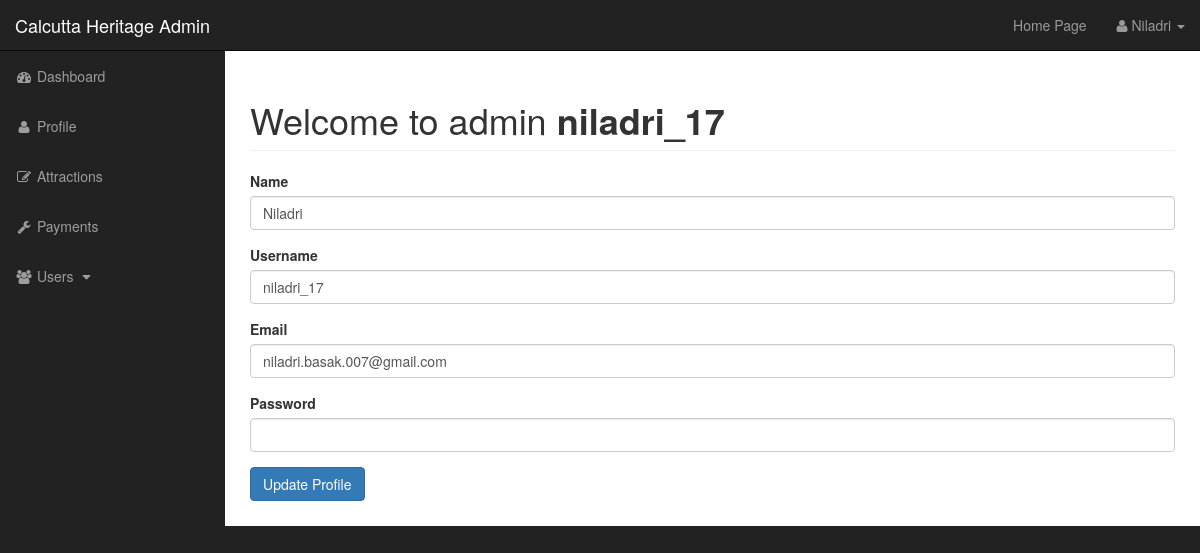
The page /admin/profile.php (signed in) on the database its author committed.
### tables this page shows
CREATE TABLE `users` (
  `user_id` int(5) NOT NULL,
  `name` varchar(100) NOT NULL,
  `username` varchar(50) NOT NULL,
  `user_image` text NOT NULL,
  `email` varchar(50) NOT NULL,
  `phone_number` bigint(10) NOT NULL,
  `password_hash` varchar(255) NOT NULL,
  `user_type` int(4) NOT NULL DEFAULT 0,
  `create_time` timestamp NOT NULL DEFAULT current_timestamp() ON UPDATE current_timestamp()
);

### admin/profile.php (the view, shortened to what this page needs)
<?php include "includes/admin_header.php" ?>
<?php
if (isset($_SESSION['username'])) {
    $username = $_SESSION['username'];
    $select_user_profile_query = "SELECT * FROM users WHERE username = '{$username}' ";
    $result = mysqli_query($connection, $select_user_profile_query);
    while ($row = mysqli_fetch_array($result)) {
        $name = $row['name'];
        $username = $row['username'];
        $email = $row['email'];
    }
}
?>
<div id="wrapper">
    <?php include "includes/admin_navigation.php" ?>
    <div id="page-wrapper">
        <div class="container-fluid">
            <div class="row">
                <div class="col-lg-12">
                    <h1 class="page-header">
                        Welcome to admin
                        <span><b><?php echo $_SESSION['username']; ?></b></span>
                    </h1>
                    <form action="" method="post" enctype="multipart/form-data">
                        <div class="form-group">
                            <label for="title">Name</label>
                            <input type="text" value="<?php echo $name; ?>" class="form-control" name="name">
                        </div>
                        <div class="form-group">
                            <label for="post_tags">Username</label>
                            <input type="text" value="<?php echo $username; ?>" class="form-control" name="username">
                        </div>
                        <div class="form-group">
                            <label for="post_content">Email</label>
                            <input type="email" value="<?php echo $email; ?>" class="form-control" name="email">
                        </div>
                        <div class="form-group">
                            <label for="post_content">Password</label>
                            <input autocomplete="off" type="password" class="form-control" name="password">
                        </div>
                        <div class="form-group">
                            <input class="btn btn-primary" type="submit" name="edit_user" value="Update Profile">
                        </div>
                    </form>
                </div>
            </div>
        </div>
    </div>
    <?php include "includes/admin_footer.php" ?>

### admin/css/sb-admin.css (style rules this page uses)
body { margin-top: 100px; background-color: #222; }
@media (min-width:768px) { body { margin-top: 50px; } }
#wrapper { padding-left: 0; }
#page-wrapper { width: 100%; padding: 0; background-color: #fff; }
@media (min-width:768px) { #wrapper { padding-left: 225px; } }
@media (min-width:768px) { #page-wrapper { padding: 10px; } }

### rows shown on the page
users: name "Niladri", username "niladri_17", email "niladri.basak.007@gmail.com"

### other values the page prints
$_SESSION['name'] "Niladri"
$_SESSION['username'] "niladri_17"
